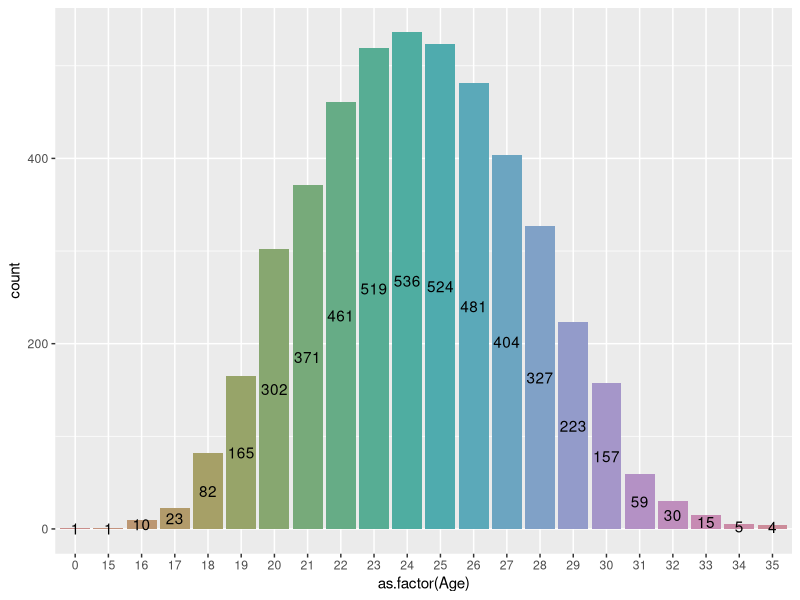
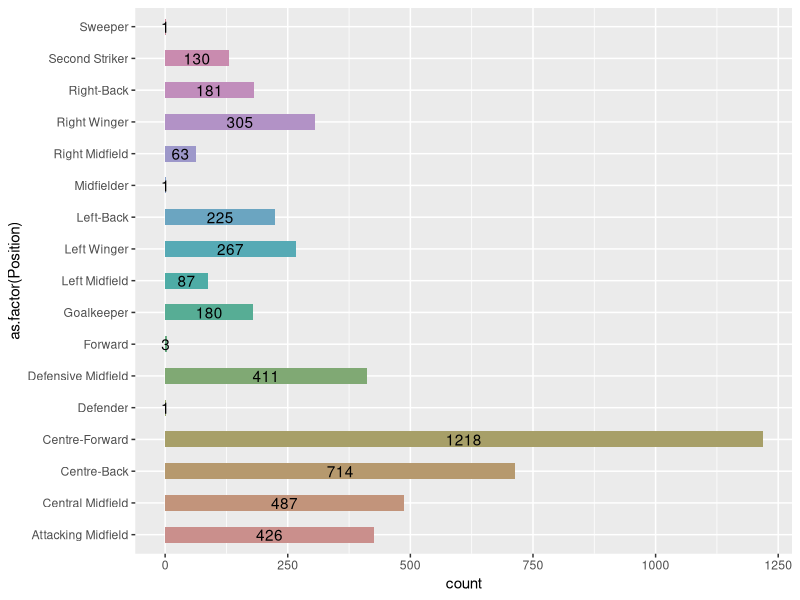
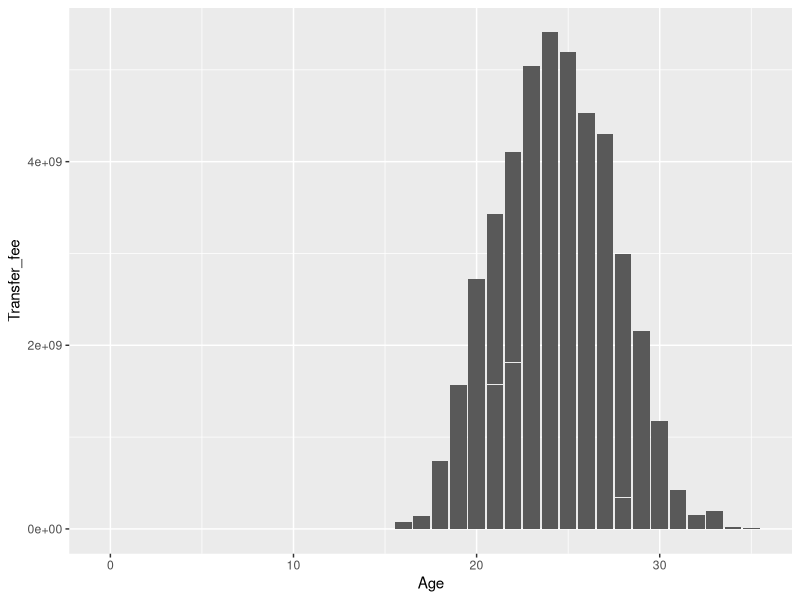

The R source for these figures, in order:
#setwd("F:/Master/Cursuri/An II/Semestrul II/Data Visualization/Proiect Data Visualization")
transfersData <- read.csv(file = 'top250-00-19.csv')
#install.package(ggplot2)
library(ggplot2)
print(is.data.frame(transfersData))
print(ncol(transfersData))
print(nrow(transfersData))

# Get the max transfer fee.
biggestTransferFee <- max(transfersData$Transfer_fee)

# Get the person detail having max transfer fee.
playerMaxTransferFee <- subset(transfersData, Transfer_fee == max(Transfer_fee))
print(playerMaxTransferFee)

       
#ggplot(transfersData)
ggplot(transfersData, aes(x=as.factor(Age), fill=as.factor(Age) )) + 
  geom_bar( ) +
  geom_text(aes(label=..count..), stat="count", position=position_stack(0.5)) +
  scale_fill_hue(c = 40) +
  theme(legend.position="none")

ggplot(transfersData, aes(x=as.factor(Position), fill=as.factor(Position) )) + 
  geom_bar(width=0.5) +
  coord_flip() +
  geom_text(aes(label=..count..), stat="count", position=position_stack(0.5)) +
  scale_fill_hue(c = 40) +
  theme(legend.position="none")

ggplot(data = transfersData) + 
  geom_col(mapping = aes(x = Age, y = Transfer_fee)) +
  scale_fill_hue(c = 40) +
  theme(legend.position="none")



